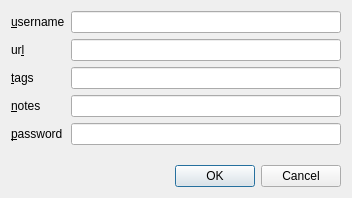
<?xml version="1.0" encoding="UTF-8"?>
<ui version="4.0">
 <class>EditDialog</class>
 <widget class="QDialog" name="EditDialog">
  <property name="geometry">
   <rect>
    <x>0</x>
    <y>0</y>
    <width>352</width>
    <height>198</height>
   </rect>
  </property>
  <property name="windowTitle">
   <string>Edit</string>
  </property>
  <layout class="QVBoxLayout" name="verticalLayout">
   <item>
    <layout class="QFormLayout" name="formLayout">
     <property name="fieldGrowthPolicy">
      <enum>QFormLayout::ExpandingFieldsGrow</enum>
     </property>
     <item row="0" column="0">
      <widget class="QLabel" name="usernameLabel">
       <property name="text">
        <string>&amp;username</string>
       </property>
       <property name="buddy">
        <cstring>usernameEdit</cstring>
       </property>
      </widget>
     </item>
     <item row="0" column="1">
      <widget class="QLineEdit" name="usernameEdit"/>
     </item>
     <item row="1" column="0">
      <widget class="QLabel" name="urlLabel">
       <property name="text">
        <string>ur&amp;l</string>
       </property>
       <property name="buddy">
        <cstring>urlEdit</cstring>
       </property>
      </widget>
     </item>
     <item row="1" column="1">
      <widget class="QLineEdit" name="urlEdit"/>
     </item>
     <item row="2" column="0">
      <widget class="QLabel" name="tagsLabel">
       <property name="text">
        <string>&amp;tags</string>
       </property>
       <property name="buddy">
        <cstring>tagsEdit</cstring>
       </property>
      </widget>
     </item>
     <item row="2" column="1">
      <widget class="QLineEdit" name="tagsEdit"/>
     </item>
     <item row="3" column="0">
      <widget class="QLabel" name="notesLabel">
       <property name="text">
        <string>&amp;notes</string>
       </property>
       <property name="buddy">
        <cstring>notesEdit</cstring>
       </property>
      </widget>
     </item>
     <item row="3" column="1">
      <widget class="QLineEdit" name="notesEdit"/>
     </item>
     <item row="4" column="0">
      <widget class="QLabel" name="passwordLabel">
       <property name="text">
        <string>&amp;password</string>
       </property>
       <property name="buddy">
        <cstring>passwordEdit</cstring>
       </property>
      </widget>
     </item>
     <item row="4" column="1">
      <widget class="QLineEdit" name="passwordEdit"/>
     </item>
    </layout>
   </item>
   <item>
    <widget class="QDialogButtonBox" name="buttonBox">
     <property name="orientation">
      <enum>Qt::Horizontal</enum>
     </property>
     <property name="standardButtons">
      <set>QDialogButtonBox::Cancel|QDialogButtonBox::Ok</set>
     </property>
     <property name="centerButtons">
      <bool>false</bool>
     </property>
    </widget>
   </item>
  </layout>
 </widget>
 <resources/>
 <connections>
  <connection>
   <sender>buttonBox</sender>
   <signal>accepted()</signal>
   <receiver>EditDialog</receiver>
   <slot>accept()</slot>
   <hints>
    <hint type="sourcelabel">
     <x>248</x>
     <y>254</y>
    </hint>
    <hint type="destinationlabel">
     <x>157</x>
     <y>274</y>
    </hint>
   </hints>
  </connection>
  <connection>
   <sender>buttonBox</sender>
   <signal>rejected()</signal>
   <receiver>EditDialog</receiver>
   <slot>reject()</slot>
   <hints>
    <hint type="sourcelabel">
     <x>316</x>
     <y>260</y>
    </hint>
    <hint type="destinationlabel">
     <x>286</x>
     <y>274</y>
    </hint>
   </hints>
  </connection>
 </connections>
</ui>
